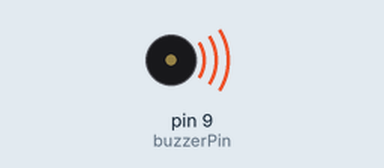
Recording of a sketch running on a simulated Arduino Uno, built with avr-gcc and run on an emulated ATmega328P. Parts: buzzer (waves = sounding).

Above: at 0.15 s.
Timing chart, 0 to 3.0 s (numbered marks = the images above):
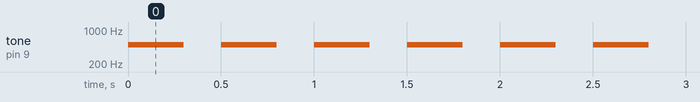

Measured:
- by itself, tone on pin 9 (buzzerPin): alternates 500 Hz for 0.30 s and silent for 0.20 s

The sketch:

experiment_8.4.ino
```cpp
int buzzerPin = 9;

void setup() {
  pinMode(buzzerPin, OUTPUT);
}

void loop() {

  tone(buzzerPin, 500);
  delay(300);

  noTone(buzzerPin);
  delay(200);
}
```
